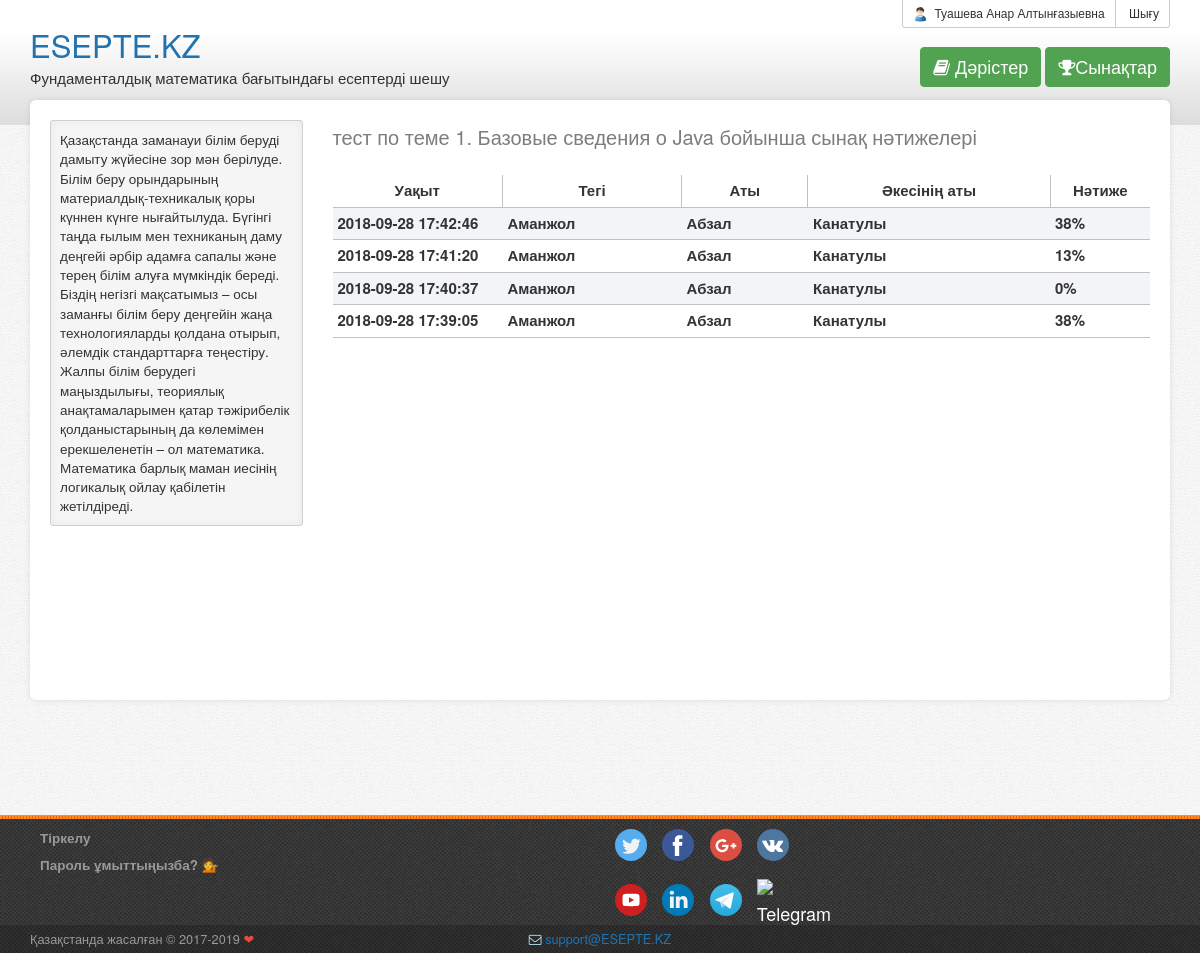
/?action=getresult&lecture=1.-bazovuе-svеdеniya-o-java&id=1 (signed in), run on the app's committed database.
### tables this page shows
CREATE TABLE `lecture` (
  `id` int(11) NOT NULL,
  `id_txt` varchar(255) NOT NULL,
  `name` varchar(255) NOT NULL,
  `txt` text NOT NULL,
  `cuser` int(11) NOT NULL,
  `dat` timestamp NOT NULL DEFAULT CURRENT_TIMESTAMP ON UPDATE CURRENT_TIMESTAMP,
  `test` varchar(255) NOT NULL
);

CREATE TABLE `testresult` (
  `id` int(11) NOT NULL,
  `cuser` int(11) NOT NULL,
  `test` int(11) NOT NULL,
  `result` int(11) NOT NULL,
  `date` timestamp NOT NULL DEFAULT CURRENT_TIMESTAMP
);

CREATE TABLE `users` (
  `id` int(11) NOT NULL,
  `u_name` varchar(20) NOT NULL,
  `password` varchar(40) NOT NULL,
  `fname` varchar(40) NOT NULL,
  `lname` varchar(40) NOT NULL,
  `mname` varchar(40) NOT NULL,
  `is_admin` int(1) NOT NULL DEFAULT '0'
);

### db.php (called while the page is built, shortened)
<?php
if (isset($_SESSION['cuser']) && isset($_SESSION['username']) && isset($_SESSION['is_admin'])) {
    $username = $_SESSION['username'];
} else {
    include "login.php";
}
?>

### test.php (the view, shortened to what this page needs)
<?php
function myTest($action, $id, $role, $lecture, $db)
{
    if ($action == 'delete') {
        $result = mysql_query("update  lecture set test = '' WHERE id='$id'", $db);
        $result = mysql_query("delete FROM questions WHERE test='$id'", $db);
    } else if ($action == 'deletequestion') {
        $idq = $_GET['idq'];
        $result = mysql_query("delete FROM questions WHERE id='$idq'", $db);
        echo "<script>
                      window.location.href='?action=editquestions&id=" . $id . "&lecture=" . $lecture . "' ;
            </script>";
            } else
                if ($action == 'getresult') {
                    $result = mysql_query("SELECT * FROM lecture WHERE id='$id'", $db);
                    $myrow = mysql_fetch_array($result);
                    if ($myrow == true) {
                        do {
                            echo '<h3>' . $myrow['test'] . '  бойынша сынақ нәтижелері</h3><br />';
                        } while ($myrow = mysql_fetch_array($result));
                    }
                    $result = mysql_query("SELECT t.date,l.fname,l.lname,l.mname,t.result FROM testresult t,users l WHERE l.id = t.cuser and test = '$id' order by date desc", $db);
                    $myrow = mysql_fetch_array($result);
                    echo "<table width='100%'>
                            <tr>
                                <th align='left' width='170' class='bbsilver' style='text-align: center'>Уақыт</th>
                                <th class='bbsilver' align='left'style='border-left: 1px solid silver;text-align: center'>Тегі</th>
                                <th  class='bbsilver' align='left'style='border-left: 1px solid silver;text-align: center'>Аты</th>
                                <th class='bbsilver' align='left'style='border-left: 1px solid silver;text-align: center'>Әкесінің аты</th>
                                <th class='bbsilver' align='left'style='border-left: 1px solid silver;text-align: center' width='100'>Нәтиже</th>
                            </tr>";
                    $idx = 1;
                    do {
                        $idx++;
                        $trBg = '';
                        if (bcmod($idx, 2) == 0) {
                            $trBg = " style= 'background: #f3f4f8'";
                        }
                        echo '<tr ' . $trBg . '>
                            <th align="left"  class="bbsilver font-normal">' . $myrow['date'] . '</th>
                            <th align="left"  class="bbsilver font-normal">' . $myrow['lname'] . '</th>
                            <th align="left" class="bbsilver font-normal">' . $myrow['fname'] . '</th>
                            <th align="left" class="bbsilver font-normal">' . $myrow['mname'] . '</th>
                            <th align="left" class="bbsilver font-normal">' . $myrow['result'] . '%</th>
                        </tr>';
                    } while ($myrow = mysql_fetch_array($result));
                    echo "</table>";
                }
}
?>

### header.php (shortened to what this page needs)
<?php include "db.php"; ?>
<!DOCTYPE html>
<html lang="ru">
<head>
    <link rel="stylesheet" href="css/css.css" type="text/css" media="screen">
    <link rel="stylesheet" href="css/style.css" type="text/css" media="screen">
    <link rel="stylesheet" href="css/utl.css" type="text/css" media="screen">
    <link rel="stylesheet"
          href="./css/bootstrap.min.css"
          type="text/css" media="screen">
    <link rel="stylesheet"
          href="./css/vendor-all.5db340b3.css"
          media="screen">
    <link rel="stylesheet"
          href="./css/freelancehunt-all.7c168467.css"
          media="screen">
</head>
<body data-ng-app="fhApp">
<div id="top-nav">
    <div class="container">
        <div class="row" style="position: relative;">
            <div class="col-md-5" style="padding-top: 5px">
                <a href="index.php"
                   class="hidden-xs hidden-sm img-responsive pull-left marker-no-tooltip logo-komekshi"
                   id="header-logo">ESEPTE.KZ</a>
                <div class="clearfix"></div>
                <span class="logo-komekshi-span">Фундаменталдық математика бағытындағы есептерді шешу</span>
            </div>
            <div id="top-ushki">
                <div class="btn-group">
                    <?php
                    if (isset($cuser)) {
                        ?>
                        <a class="btn btn-default btn-sm" href="profile.php">
                            <img src="./img/imediasun.png" width="15" height="15" class="vertical avatar img-rounded " style="margin-right: 3px"> <?php echo $username; ?>
                        </a>
                        <a class="btn btn-default btn-sm" href="?exit">
                            <span>Шығу</span>
                        </a>
                        <?php
                    }
                    ?>
                </div>
            </div>
            <div class="pull-right hidden-xs top-menu">
                <a href="index.php" class="btn btn-success"><i class="fa fa-book"></i>&nbsp;Дәрістер</a>
                <a href="index.php?action=testlist" class="btn btn-success"><i class="fa fa-trophy"></i>Сынақтар</a>
            </div>
        </div>
    </div>
</div>

### index.php (shortened to what this page needs)
<?php include "header.php"; ?>
<div class="container">
    <div class="page">
        <div class="row">
            <div class="col-md-9 col-md-push-3">
                <?php
                $action = $_GET['action'];
                $id = $_GET['id'];
                if (isset($_GET['lecture'])) {
                    $lecture = $_GET['lecture'];
                }
                if ($action == "register"
                ) {
                    include "register.php";
                } else if ($action == "testlist") {
                    include "testlist.php";
                } else if ($action == "test" or
                    $action == "edittest" or
                    $action == "editquestions" or
                    $action == "editquestion" or
                    $action == "deletequestion" or
                    $action == "getresult"
                ) {
                    include "test.php";
                    myTest($action, $id, $isAdmin, $lecture, $db);
                }
                ?>
                <br>
            </div>
            <div class="col-md-3 col-md-pull-9">
                <div class="well well-sm smaller">
                    <?php include "left.php" ?>
                </div>
            </div>
        </div>
    </div>
</div>
<br><br>
<?php include "footer.php" ?>
</body>
</html>

### left.php
Қазақстанда заманауи білім беруді дамыту жүйесіне зор мән берілуде. Білім беру орындарының материалдық-техникалық
қоры күннен күнге нығайтылуда. Бүгінгі таңда ғылым мен техниканың даму деңгейі әрбір адамға сапалы және терең білім
алуға мүмкіндік береді. Біздің негізгі мақсатымыз – осы заманғы білім беру деңгейін жаңа технологияларды қолдана отырып,
әлемдік стандарттарға теңестіру. Жалпы білім берудегі маңыздылығы, теориялық анақтамаларымен қатар тәжірибелік
қолданыстарының да көлемімен ерекшеленетін – ол математика. Математика барлық маман иесінің логикалық ойлау қабілетін
жетілдіреді.

### footer.php (shortened to what this page needs)
<footer>
    <div id="footer-starter"></div>
    <div class="container">
        <div class="row" id="footer">
            <div class="col-md-6 col-xs-12 clearfix">
                <ul class="clearfix">
                    <li><a href="?action=register"><strong>Тіркелу</strong></a></li>
                    <li><a href="?action=lostpassword"><strong>Пароль ұмыттыңызба?</strong></a> 💁
                    </li>
                </ul>
            </div>
            <div class="col-md-6 col-xs-12 clearfix social-networks">
                <a class="fa-stack fa-lg no-external-marker no-underline" href="https://twitter.com/flhinside"
                   target="_blank" title="" rel="nofollow" data-original-title="Новости сервиса в Twitter">
                    <img src="./img/twitter.svg"
                         width="32" height="32" alt="Twitter">
                </a>
                <a class="fa-stack fa-lg no-external-marker no-underline" href="https://www.facebook.com/freelancehunt"
                   target="_blank" title="" rel="nofollow"
                   data-original-title="Сообщество ESEPTE.KZ на Facebook">
                    <img src="./img/facebook.svg"
                         width="32" height="32" alt="Facebook">
                </a>
                <a class="fa-stack fa-lg no-external-marker no-underline" href="https://plus.google.com/+Freelancehunt"
                   target="_blank" title="" rel="nofollow" data-original-title="Группа Google+">
                    <img src="./img/google-plus.svg"
                         width="32" height="32" alt="Google+">
                </a>
                <a class="fa-stack fa-lg no-external-marker no-underline" href="https://vk.com/freelancehuntcom"
                   target="_blank" title="" rel="nofollow" data-original-title="Группа VKontakte">
                    <img src="./img/vk.svg"
                         width="32" height="32" alt="VKontakte">
                </a>
                <br><br>
                <a class="fa-stack fa-lg no-external-marker no-underline"
                   href="https://youtube.com/channel/UC4V-GxsMsL8o0d0yhWMD2xQ" target="_blank" title="" rel="nofollow"
                   data-original-title="Наш канал на YouTube">
                    <img src="./img/youtube2.svg"
                         width="32" height="32" alt="YouTube">
                </a>
                <a class="fa-stack fa-lg no-external-marker no-underline"
                   href="https://www.linkedin.com/company/freelancehunt-com" target="_blank" title="" rel="nofollow"
                   data-original-title="LinkedIn">
                    <img src="./img/linkedin.svg"
                         width="32" height="32" alt="Linkedin">
                </a>
                <a class="fa-stack fa-lg no-external-marker no-underline" href="https://t.me/FreelancehuntNews"
                   target="_blank" title="" rel="nofollow" data-original-title="Telegram">
                    <img src="./img/telegram.svg"
                         width="32" height="32" alt="Telegram">
                </a>
                <a class="fa-stack fa-lg no-external-marker no-underline"
                   href="https://join.skype.com/bot/e284c4c3-8587-43e9-8ab9-9c1eb4a18038" target="_blank" title=""
                   rel="nofollow" data-original-title="Skype">
                    <img src="./img/skype.svg"
                         width="32" height="32" alt="Telegram">
                </a>
            </div>
        </div>
    </div>
    <div class="clearfix" style="padding-bottom: 10px" ></div>
    <div id="footer-extra">
        <div class="container">
            <div class="row">
                <div class="col-sm-4">
                    Қазақстанда жасалған © 2017-2019 <span style="color: #e74c3c;">❤</span>
                </div>
                <div class="col-sm-4 text-center">
                    <i class="fa fa-envelope-o"></i>&nbsp;<a
                        href="mailto:support@ESEPTE.KZ">support@ESEPTE.KZ</a>
                </div>
            </div>
        </div>
    </div>
</footer>

### css/style.css (style rules this page uses)
.logo-komekshi { font-size: 31px; padding-top: 13px; display: block; }
#header-logo { width: 360px; }
.logo-komekshi-span { font-size: 15px; display: block; }
.bbsilver { border-bottom: 1px solid silver; padding: 5px; }

### data on the page
lecture: test "тест по теме 1. Базовые сведения о Java"
testresult: date "2018-09-28 17:42:46", users.lname "Аманжол", users.fname "Абзал", users.mname "Канатулы", result "38"
testresult: date "2018-09-28 17:41:20", users.lname "Аманжол", users.fname "Абзал", users.mname "Канатулы", result "13"
testresult: date "2018-09-28 17:40:37", users.lname "Аманжол", users.fname "Абзал", users.mname "Канатулы", result "0"
testresult: date "2018-09-28 17:39:05", users.lname "Аманжол", users.fname "Абзал", users.mname "Канатулы", result "38"

### other printed values
$username "Туашева Анар Алтынғазыевна"
